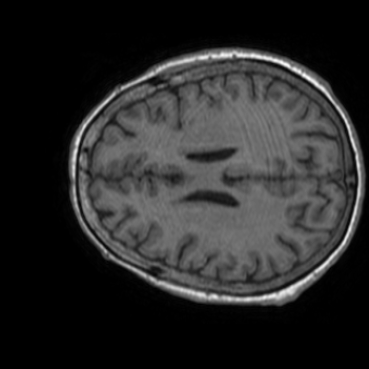
#> input picture scripts/MRI_Noise_Modelling/input_mri_image.png, 369 x 369 px; its folder holds only this picture in this run
$ python -i segmentation.py   (imports and definitions only)
#> lines starting #> are read from the running program, lines starting #| are printed output that depends on the picture; after the words box and inside, x2 and y2 are one past the last pixel; in counts of white or black regions, pixels touching at a corner belong together
#> further down, picture is the input picture: shape (369, 369, 3); min 0, max 250, mean 40.5
from numpy.typing import NDArray
from typing import Tuple

from scipy import ndimage  # type: ignore
import numpy as np
import cv2

from skimage.filters import threshold_li, threshold_otsu, gaussian
from skimage import exposure, morphology, measure
from skimage.segmentation import active_contour
from skimage.draw import polygon


def get_global_umbralization(
    image: NDArray[np.float32], method: str = "li", threshold: float = 0.0
) -> Tuple[NDArray[np.bool_], float]:
#> called with method = 'li', threshold = 0
    ...

    """
    Segment an MRI image to segment the image based on the histogram

    Args:
        image (np.ndarray): MRI image to segment.
        method (str, optional): Thresholding method. Options: 'otsu',
        'weighted_mean','li'. Defaults to 'li'.

        threshold (float, optional): Threshold for separating background
        and intracranial region. Used only if method is 'manual'.

        block_size (int, optional): Block size for adaptive thresholding.
        Only used if method is 'adaptive'.

    Returns:
        np.ndarray: Mask where background is 0 and intracranial region is 1.
    """
    # Compute histogram of the image for 'weighted_mean'
    hist, hist_centers = exposure.histogram(image)
#> hist = 256 values, max 181437 at index 0, min 0 at index 25, mean 1595.6; hist_centers = 256 values from 0 to 255

    # Select the thresholding method
    if method == "otsu":
        threshold = threshold_otsu(image)

    elif method == "weighted_mean":
        threshold = np.average(hist_centers, weights=hist)

    elif method == "li":
        threshold = threshold_li(image)
#> threshold = 19.09

    elif method == "manual":
        if threshold is None:
            raise ValueError(
                "For 'manual' method, " "a threshold value must be provided."
            )

    else:
        raise ValueError(
            "Invalid method specified. Choose from 'otsu', 'weighted_mean', 'li'."
        )

    # Create mask where values less than or equal to the threshold are considered background
    background_mask = image <= threshold
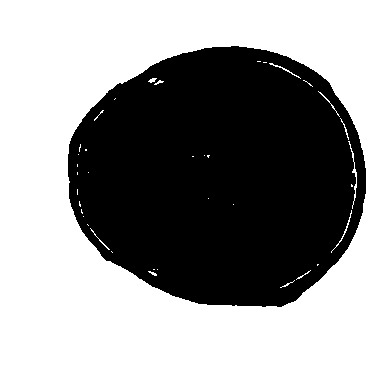
#> background_mask: shape (369, 369, 3) bool; 55.5% white; 1 black region, box (x1, y1, x2, y2) and area: (68, 46, 366, 307) 60602

    # Invert the mask so that 0 is background
    intracranial_mask = ~background_mask

    return intracranial_mask, threshold


# [171 lines left out: functions get_local_umbralization, get_filled_mask, get_largest_bbox, apply_active_contours, not called in this run]


def get_convex_hull_mask(
    image: NDArray[np.float64], threshold_method: str = "li"
) -> NDArray[np.float64]:
    """
    Generate a convex hull mask for the brain/skull region.

    Parameters
    ----------
    image : NDArray[np.float64]
        Input 2D image (grayscale, normalized between 0-255).
    threshold_method : str
        Thresholding method for segmentation (e.g., 'li', 'otsu').
    min_object_size : int
        Minimum size of objects to keep after thresholding.

    Returns
    -------
    np.ndarray
        A binary mask (2D) with the brain/skull region inside and background outside.
    """
    # Normalize image intensity
    img_norm = cv2.normalize(image, None, 0, 255, cv2.NORM_MINMAX).astype(np.uint8)  # type: ignore

    # Apply thresholding (using the global histogram method)
    mask, _ = get_global_umbralization(image=img_norm, method=threshold_method)
    thresh = (mask * 255).astype(np.uint8)

    # Find contours
#> (the run stopped early here; a loop or call above may not have finished)

$ run again, on scripts/MRI_Noise_Modelling/P1_SUSC.png
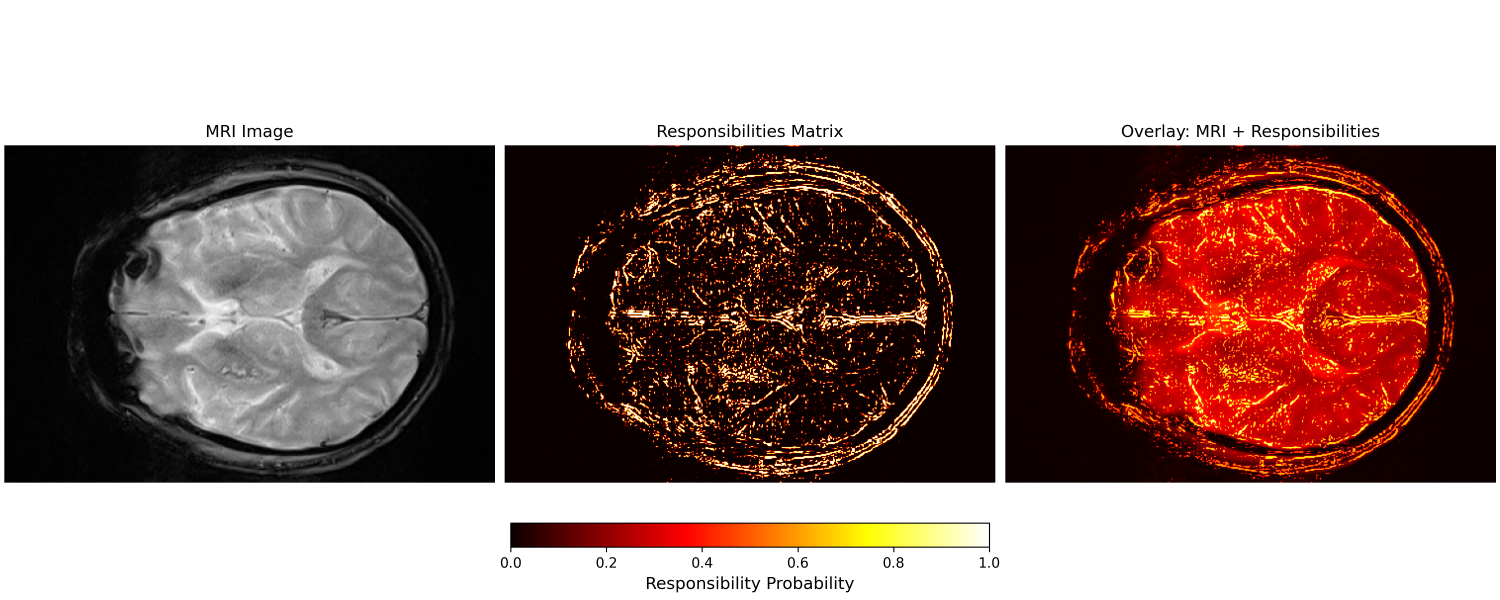
#> input picture scripts/MRI_Noise_Modelling/P1_SUSC.png, 4500 x 1800 px (shown at 1/3 size)
#> picture is the input picture: shape (1800, 4500, 3); mean B, G, R 123.9, 128.5, 151
#> hist = 256 values, max 10931453 at index 255, min 63 at index 114, mean 94921.9; hist_centers = 256 values from 0 to 255
#> threshold = 60.7
#> in get_global_umbralization, `background_mask = image <= threshold`:
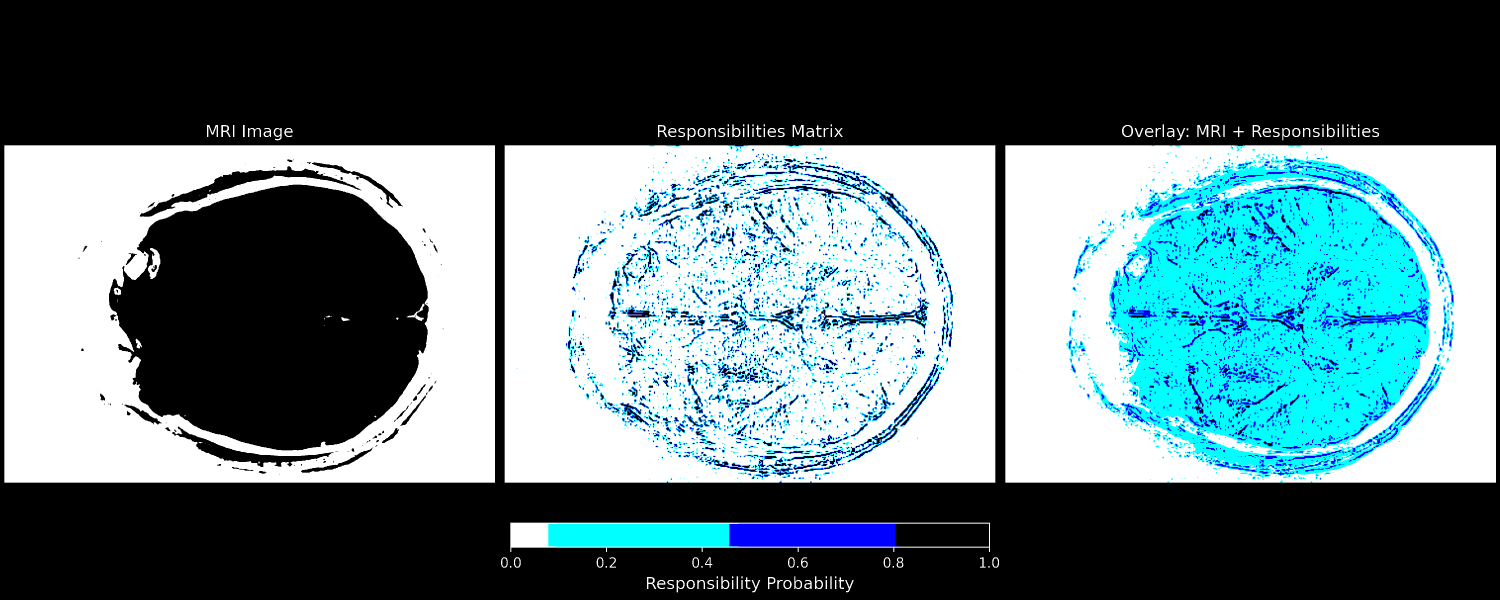
#> background_mask: shape (1800, 4500, 3) bool (shown at 1/3 size); mean B, G, R 0.481, 0.459, 0.366
#> in get_global_umbralization, `intracranial_mask = ~background_mask`:
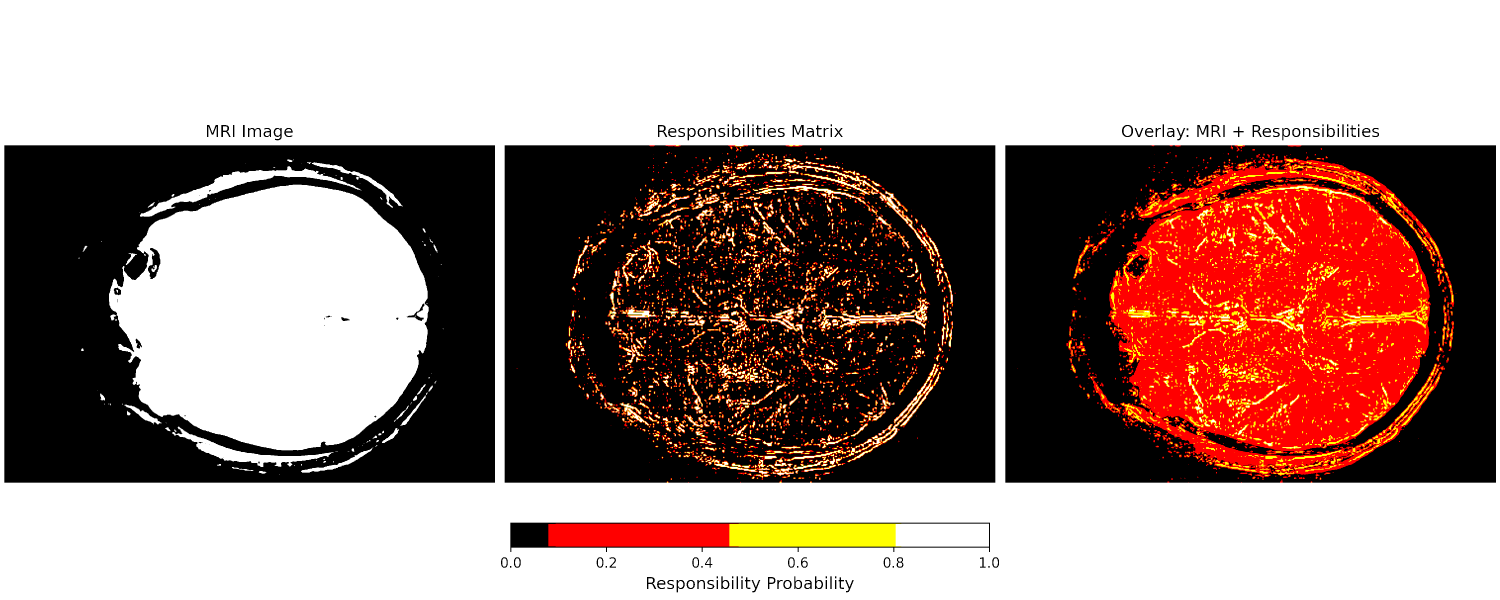
#> intracranial_mask: shape (1800, 4500, 3) bool (shown at 1/3 size); mean B, G, R 0.519, 0.541, 0.634

$ run again, on scripts/MRI_Noise_Modelling/P1_T1.png
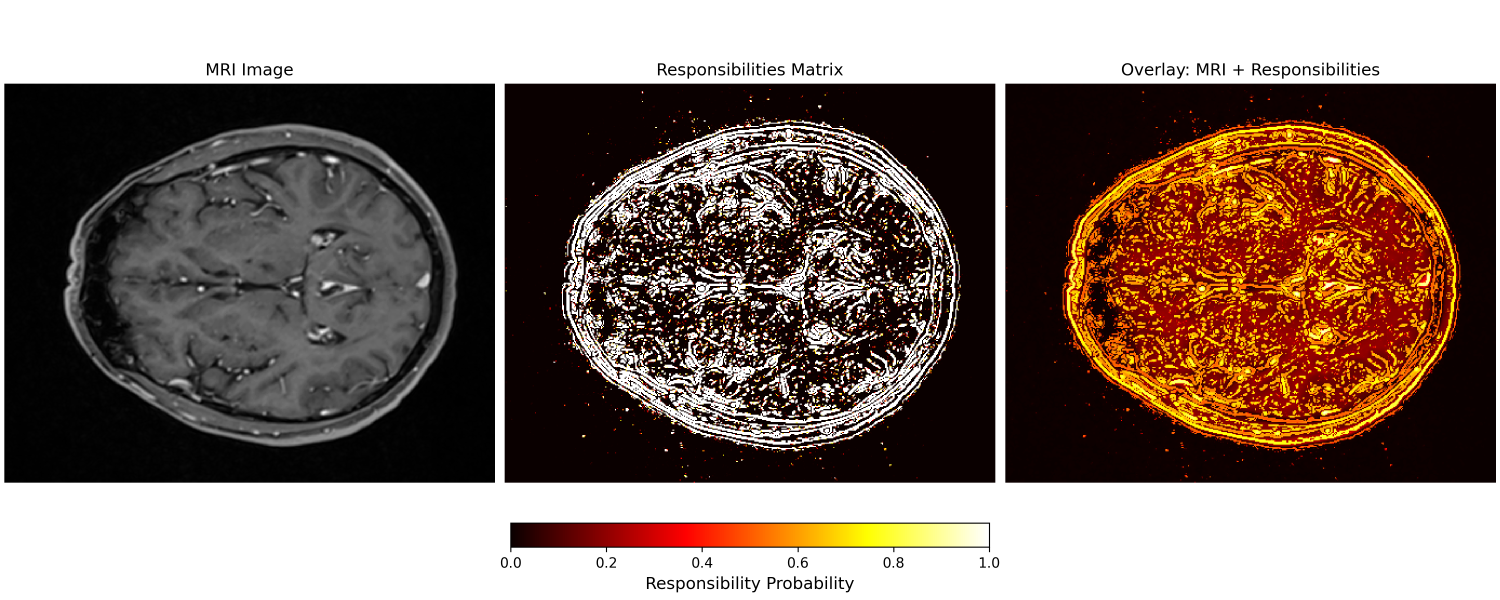
#> input picture scripts/MRI_Noise_Modelling/P1_T1.png, 4500 x 1800 px (shown at 1/3 size)
#> picture is the input picture: shape (1800, 4500, 3); mean B, G, R 104, 113.1, 129.8
#> hist = 256 values, max 9478540 at index 255, min 63 at index 114, mean 94921.9; hist_centers = 256 values from 0 to 255
#> threshold = 53.98
#> in get_global_umbralization, `background_mask = image <= threshold`:
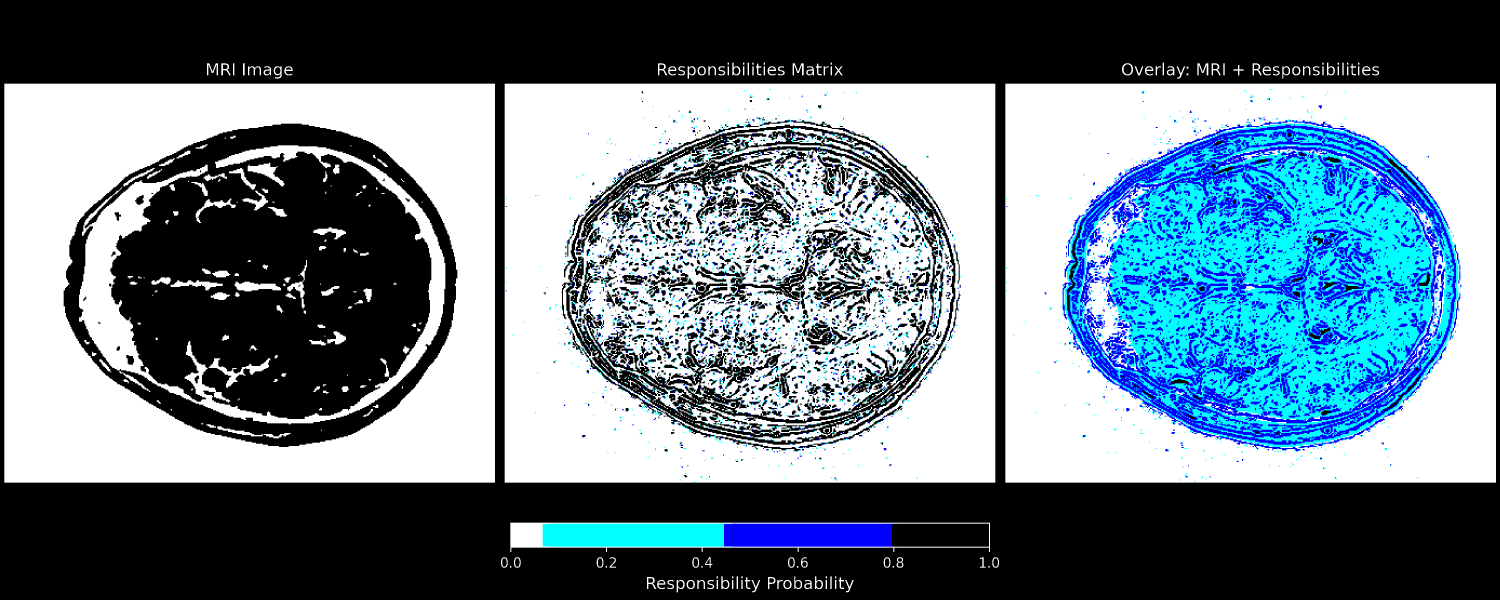
#> background_mask: shape (1800, 4500, 3) bool (shown at 1/3 size); mean B, G, R 0.536, 0.488, 0.414
#> in get_global_umbralization, `intracranial_mask = ~background_mask`:
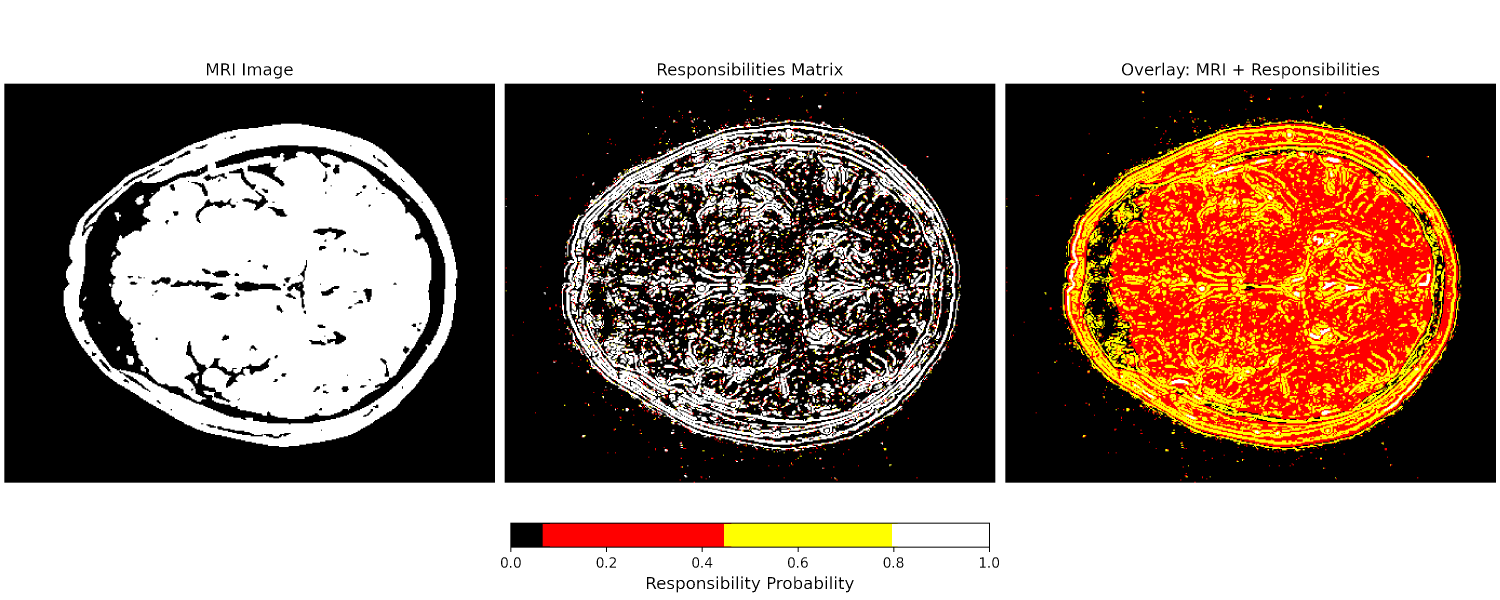
#> intracranial_mask: shape (1800, 4500, 3) bool (shown at 1/3 size); mean B, G, R 0.464, 0.512, 0.586

$ run again, on scripts/MRI_Noise_Modelling/P1_T2.png
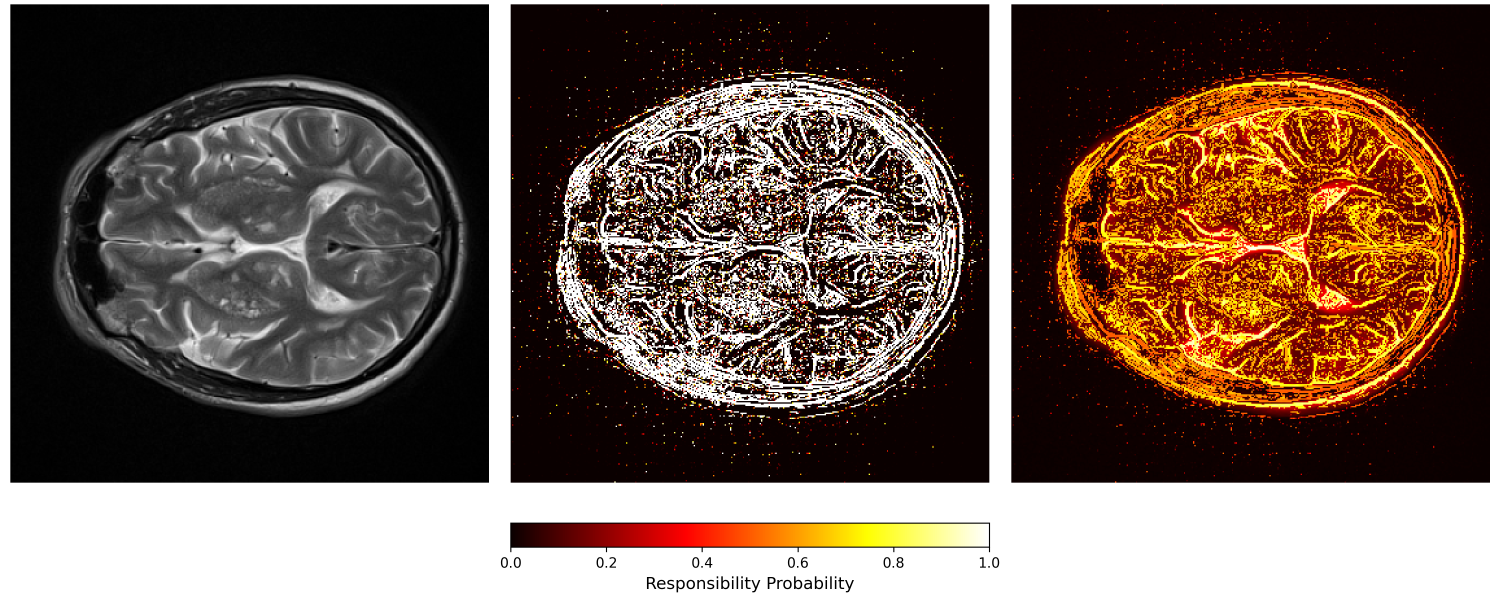
#> input picture scripts/MRI_Noise_Modelling/P1_T2.png, 4500 x 1800 px (shown at 1/3 size)
#> picture is the input picture: shape (1800, 4500, 3); mean B, G, R 81.6, 93, 111.6
#> hist = 256 values, max 7313945 at index 255, min 21 at index 114, mean 94921.9; hist_centers = 256 values from 0 to 255
#> threshold = 53.43
#> in get_global_umbralization, `background_mask = image <= threshold`:
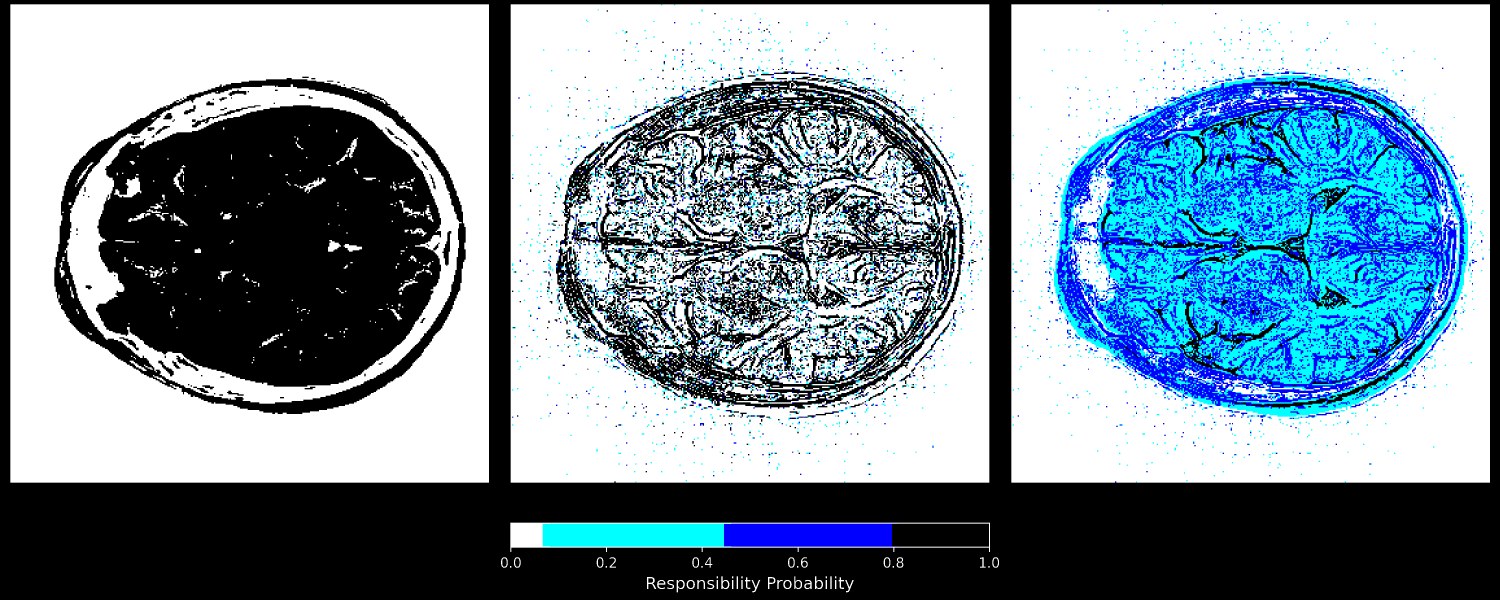
#> background_mask: shape (1800, 4500, 3) bool (shown at 1/3 size); mean B, G, R 0.618, 0.562, 0.486
#> in get_global_umbralization, `intracranial_mask = ~background_mask`:
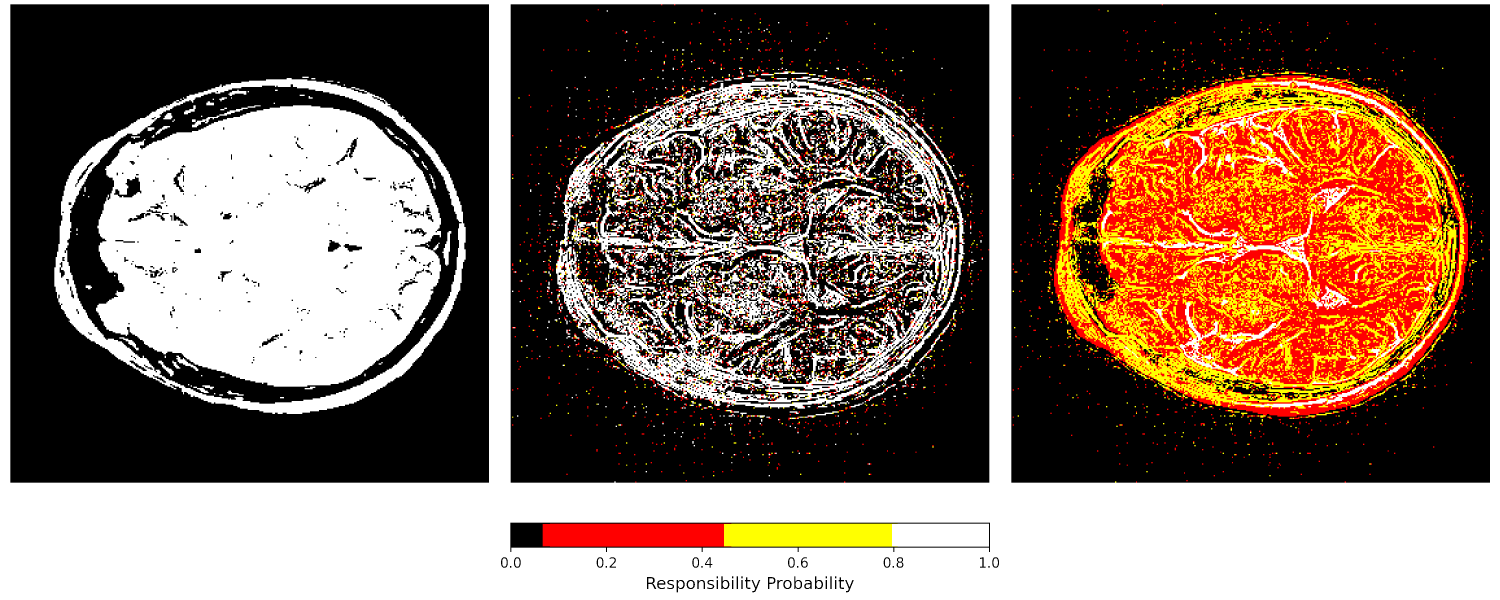
#> intracranial_mask: shape (1800, 4500, 3) bool (shown at 1/3 size); mean B, G, R 0.382, 0.438, 0.514
